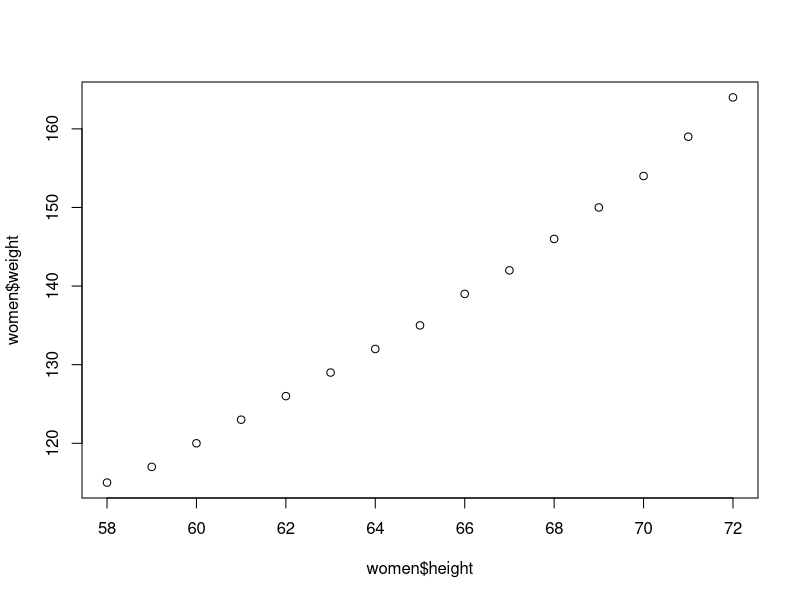
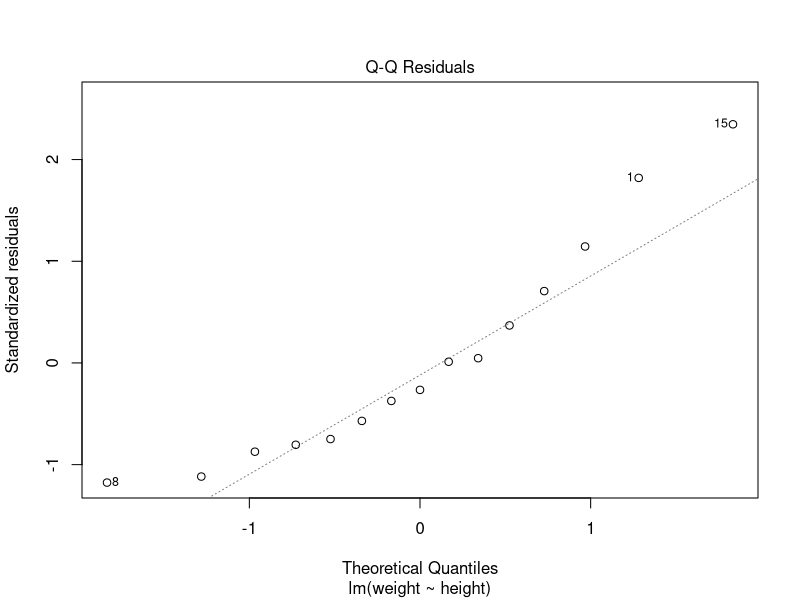
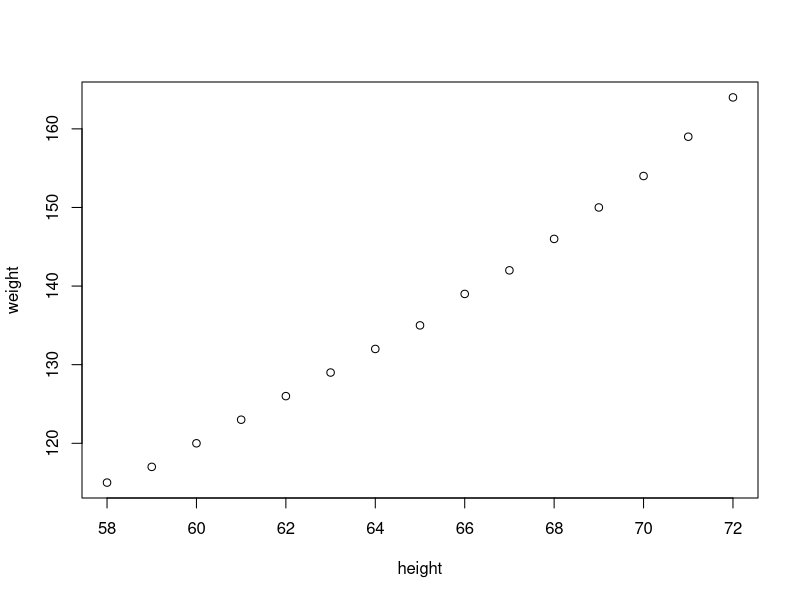

Recreate these plots in R, in order. (Note: this script raises an error after producing the figures.)
# Simple Linear Regression : Built in Data Set Women
# Check for assumptions of Regression in the data Set
women
?women
str(women)
fit = lm(weight ~ height, data=women)
?plot
#Initial Checks
cor(women$height, women$weight)
#there is Strong and Positive Relationship between height and weight
plot(women$height, women$weight)
par(mfrow=c(1,1)) # multiple frames per row # diveded the screen into four different parts
plot(fit, which=2)
residuals(fit) #  
plot(women)

str(women)
head(women)
women[,2]
fitted(fit)
cbind(women, fitted(fit), predicted=3.45 * women$height - 87)
cbind(women, fitted(fit), residue=fitted(fit)-women$weight, resid(fit))
y = 3.4 * height - 87
plot(residuals(fit))
hist(women$height, breaks=4)
hist(residuals(fit))

hist(residuals(fit), freq=F)
lines(density(residuals(fit)))

#Prediction
ndata = data.frame(height=52.5)
predict(fit, newdata=ndata, type='response')


#Assumptions Regression
#Linearity----
#Linearity of the data. The relationship between the predictor (x) and the outcome (y) is assumed to be linear.
# component + residual plot 
plot(women$height, fitted(fit))
plot(residuals(fit) ~ fitted(fit))
plot(fit, which=1)
#residuals should be randomly distributed and not increase or decrease 


#Normality----
#Normality of residuals. The residual errors are assumed to be normally distributed.
plot(density(resid(fit)))
plot(fit, which=2)

#Homoscedasticity----
#Homogeneity of residuals variance. The residuals are assumed to have a constant variance (homoscedasticity - opposite of heteroscedasticity)
plot(fit, which=3)
#No funnel shape, random distribution of residuals
plot(fit, which=4)

#Auto-Correlation----
#Independence of residuals error terms. (Not dependent on previous values)
durbinWatsonTest(fit)
#pvalue < 0; Ho that there is no correlation (r2=0) is accepted

#Outliers
plot(fit, which=4)
#potential outliers are highlighted 1, 14, 15 row
women[c(1,14,15),]

#Lets remove these values and then find R2
fit2 = lm(weight ~ height, data=women[-c(1,14,15),])
summary(fit2)
(summary(fit))$r.squared
(summary(fit2))$r.squared
AIC(fit, fit2) #lower value of AIC is better


#Potential Problems
#Non-linearity of the outcome - predictor relationships
#Heteroscedasticity: Non-constant variance of error terms.
#Auto Collinearity, Multi-collinearity
#Presence of influential values in the data that can be:
#Outliers: extreme values in the outcome (y) variable
#High-leverage points: extreme values in the predictors (x) variable

#All these assumptions and potential problems can be checked by producing some diagnostic plots visualizing the residual errors.

plot(fit1)